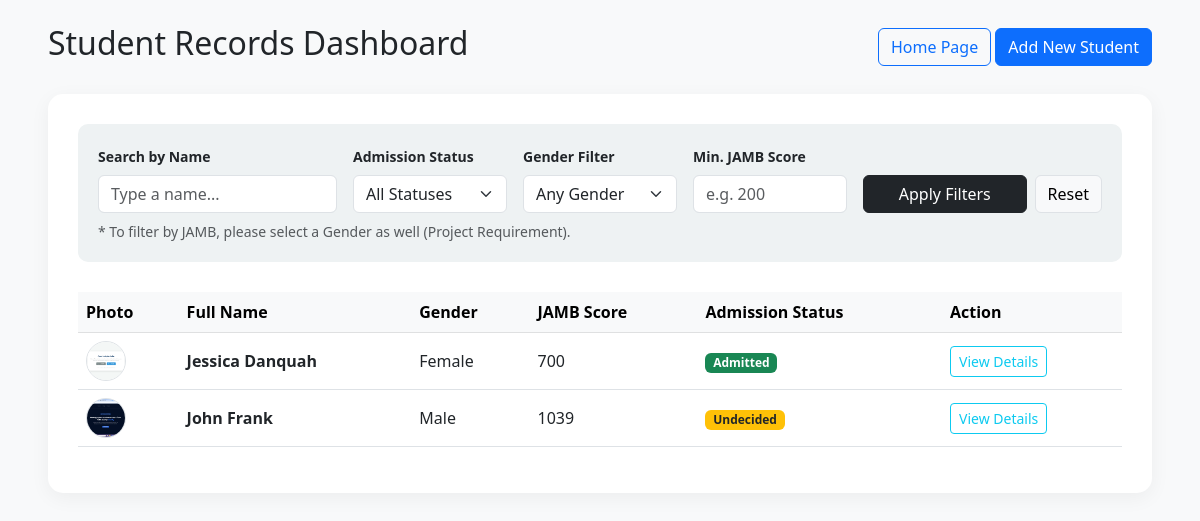
Page /dashboard.php on the committed database.
### tables this page shows
CREATE TABLE `students` (
  `id` int NOT NULL AUTO_INCREMENT,
  `profile_image` varchar(255) DEFAULT NULL,
  `first_name` varchar(50) NOT NULL,
  `middle_name` varchar(50) DEFAULT NULL,
  `last_name` varchar(50) NOT NULL,
  `email` varchar(100) NOT NULL,
  `dob` date NOT NULL,
  `gender` enum('Male','Female','Other') NOT NULL,
  `phone` varchar(20) NOT NULL,
  `address` text NOT NULL,
  `state_of_origin` varchar(50) NOT NULL,
  `lga` varchar(50) NOT NULL,
  `next_of_kin` varchar(100) NOT NULL,
  `jamb_score` int NOT NULL,
  `admission_status` enum('Admitted','Undecided') DEFAULT 'Undecided',
  `created_at` timestamp NULL DEFAULT CURRENT_TIMESTAMP,
  PRIMARY KEY (`id`)
);

### dashboard.php (the view, shortened to what this page needs)
<?php
include 'db.php';
$query = "SELECT * FROM students WHERE 1=1";
$result = $conn->query($query);
?>
<!DOCTYPE html>
<html lang="en">
<head>
    <link href="https://cdn.jsdelivr.net/npm/bootstrap@5.3.0/dist/css/bootstrap.min.css" rel="stylesheet">
</head>
<body>
<div class="container-fluid mt-4 px-5">
    <div class="d-flex justify-content-between align-items-center mb-4">
        <h2>Student Records Dashboard</h2>
        <div>
            <a href="index.php" class="btn btn-outline-primary">Home Page</a>
            <a href="form.php" class="btn btn-primary">Add New Student</a>
        </div>
    </div>
    <div class="dashboard-container">
        <form method="GET" action="dashboard.php" class="filter-section">
            <div class="row g-3">
                <div class="col-md-3">
                    <label class="form-label small fw-bold">Search by Name</label>
                    <input type="text" name="search_name" class="form-control" placeholder="Type a name..." value="<?php echo $_GET['search_name'] ?? ''; ?>">
                </div>
                <div class="col-md-2">
                    <label class="form-label small fw-bold">Admission Status</label>
                    <select name="status_filter" class="form-select">
                        <option value="">All Statuses</option>
                    </select>
                </div>
                <div class="col-md-2">
                    <label class="form-label small fw-bold">Gender Filter</label>
                    <select name="gender_filter" class="form-select">
                        <option value="">Any Gender</option>
                    </select>
                </div>
                <div class="col-md-2">
                    <label class="form-label small fw-bold">Min. JAMB Score</label>
                    <input type="number" name="jamb_min" class="form-control" placeholder="e.g. 200" value="<?php echo $_GET['jamb_min'] ?? ''; ?>">
                </div>
                <div class="col-md-3 d-flex align-items-end gap-2">
                    <button type="submit" class="btn btn-dark w-100">Apply Filters</button>
                    <a href="dashboard.php" class="btn btn-light border">Reset</a>
                </div>
            </div>
            <div class="mt-2 text-muted small">
                * To filter by JAMB, please select a Gender as well (Project Requirement).
            </div>
        </form>
        <div class="table-responsive">
            <table class="table table-hover align-middle">
                <thead class="table-light">
                    <tr>
                        <th>Photo</th>
                        <th>Full Name</th>
                        <th>Gender</th>
                        <th>JAMB Score</th>
                        <th>Admission Status</th>
                        <th>Action</th>
                    </tr>
                </thead>
                <tbody>
                    <?php if ($result->num_rows > 0): ?>
                        <?php while($row = $result->fetch_assoc()): ?>
                        <tr>
                            <td>
                                <img src="uploads/<?php echo $row['profile_image']; ?>" class="profile-img-sm border" alt="Profile">
                            </td>
                            <td class="fw-bold">
                                <?php echo $row['first_name'] . " " . $row['last_name']; ?>
                            </td>
                            <td><?php echo $row['gender']; ?></td>
                            <td><?php echo $row['jamb_score']; ?></td>
                            <td>
                                <?php if($row['admission_status'] == 'Admitted'): ?>
                                    <span class="badge bg-success">Admitted</span>
                                <?php else: ?>
                                    <span class="badge bg-warning text-dark">Undecided</span>
                                <?php endif; ?>
                            </td>
                            <td>
                                <a href="view.php?id=<?php echo $row['id']; ?>" class="btn btn-sm btn-outline-info">View Details</a>
                            </td>
                        </tr>
                        <?php endwhile; ?>
                    <?php else: ?>
                        <tr>
                            <td colspan="6" class="text-center py-4 text-muted">No student records found matching your filters.</td>
                        </tr>
                    <?php endif; ?>
                </tbody>
            </table>
        </div>
    </div>
</div>
</body>
</html>

### dashboard.php (style rules this page uses)
body { background-color: #f8f9fa; }
.dashboard-container { background: white; border-radius: 15px; padding: 30px; box-shadow: 0 5px 20px rgba(0,0,0,0.05); }
.filter-section { background: #eef2f3; padding: 20px; border-radius: 10px; margin-bottom: 30px; }
.profile-img-sm { width: 40px; height: 40px; object-fit: cover; border-radius: 50%; }

### rows in the picture
students: profile_image (picture), first_name "Jessica", last_name "Danquah", gender "Female", jamb_score "700", admission_status "Admitted"
students: profile_image (picture), first_name "John", last_name "Frank", gender "Male", jamb_score "1039", admission_status "Undecided"
